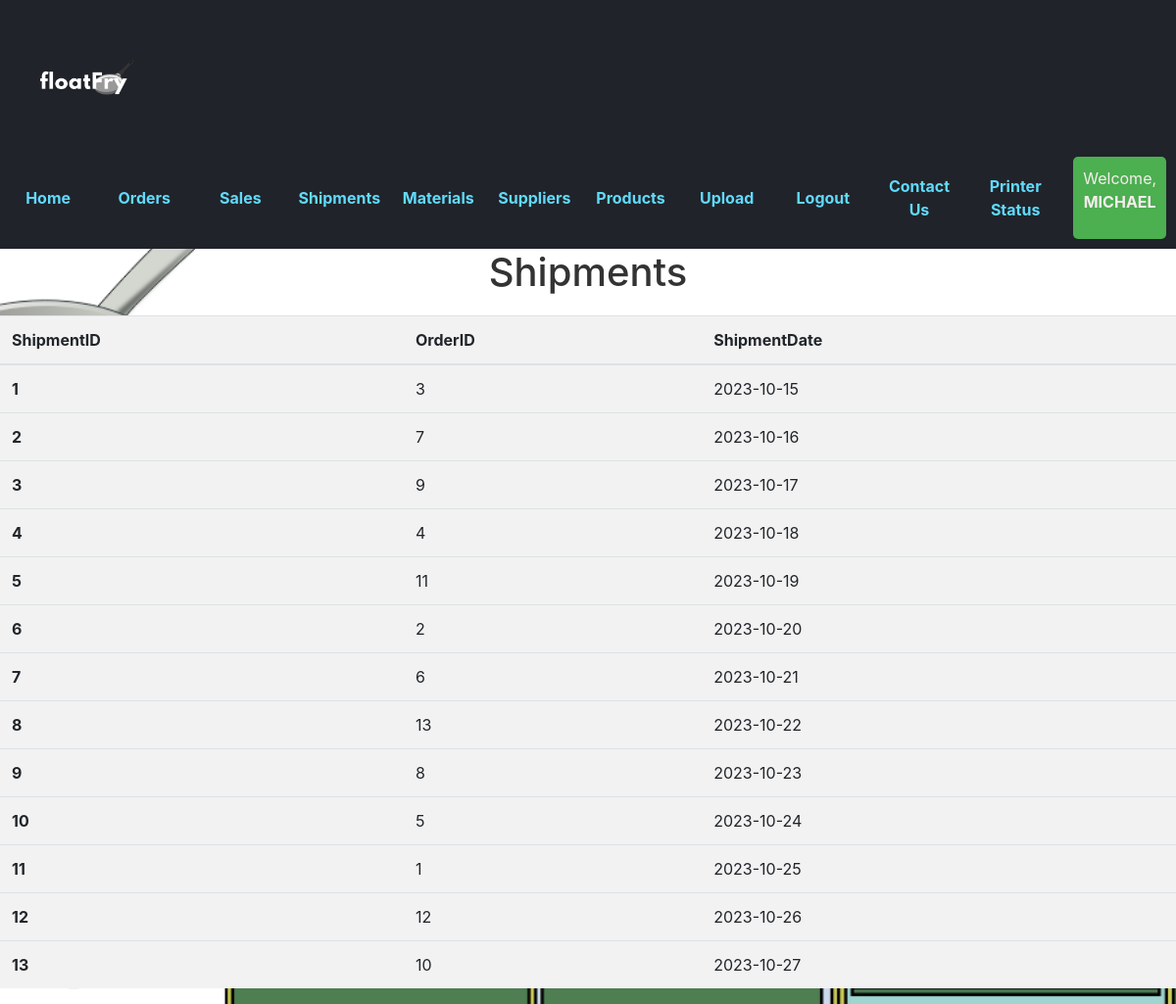
/Shipments (signed in), run on the app's committed database.
### tables this page shows
CREATE TABLE Accounts (
    AccountsID INTEGER PRIMARY KEY AUTOINCREMENT,
    Username VARCHAR(255),
    Admin BOOLEAN,
    RoleID INTEGER,
    Role VARCHAR(255),
    EmployeeID INTEGER, Password VARCHAR(100),
    FOREIGN KEY (RoleID) REFERENCES Roles(RoleID),
    FOREIGN KEY (EmployeeID) REFERENCES Employees(EmployeeID)
);

CREATE TABLE Shipments (
    ShipmentID INT PRIMARY KEY,
    OrderID INT,
    ShipmentDate DATE,
    FOREIGN KEY (OrderID) REFERENCES Orders(OrderID)
);

### Test.py (the view)
@app.route('/Shipments')
def shipments():
    user = get_current_user()
    db = get_db()
    if 'logged_in' in session and session['logged_in'] and user['RoleID'] in [1,2,3,4,5]:
        all_entries_cursor = db.execute('SELECT * FROM Shipments')
        shipments = all_entries_cursor.fetchall()
        return render_template('shipments.html',  user = user, shipments = shipments)
    else:
        return redirect(url_for('login'))

### Test.py (called while the page is built)
def get_current_user():
    user = None
    if "user" in session:
        user = session['user']
        print(user)
        db = get_db()
        user_cursor = db.execute("select * from Accounts where Username = ?", [user])
        user = user_cursor. fetchone()
    return user

### users_database.py (called while the page is built)
def connect_database():
    db_filename = 'FloatFry.db'
    sql =sqlite3.connect(os.path.join('database/', "FloatFry.db"))
    sql.row_factory = sqlite3.Row
    return sql

def get_db():
    if not hasattr(g, 'FloatFry_db'):
        g.FloatFry_db = connect_database()
    return g.FloatFry_db

### templates/shipments.html (shortened to what this page needs)
{%from 'links.html' import links %}
<!DOCTYPE html>
<html lang="en">
<head>
    <link rel="stylesheet" href="{{ url_for('static', filename='styles.css') }}">
    <link rel="stylesheet" href="https://maxcdn.bootstrapcdn.com/bootstrap/4.5.2/css/bootstrap.min.css">
</head>
<body>
    <header>
        <div class="logo">
            <img src="{{ url_for('static', filename='float_fry_logo.png') }}" alt="Float Fry Logo">
        </div>
        <nav>
            {{links(user)}}
        </nav>
    </header>
    <h1>Shipments</h1>
    <table class="table">
        <thead>
          <tr>
            <th scope="col">ShipmentID</th>
            <th scope="col">OrderID</th>
            <th scope="col">ShipmentDate</th>
          </tr>
        </thead>
        <tbody>
            {% if shipments %}
                {% for ship in shipments %}
                    <tr>
                        <th scope="row">{{ ship["ShipmentID"] }}</th>
                        <td>{{ ship["OrderID"] }}</td>
                        <td>{{ ship["ShipmentDate"] }}</td>
                    </tr>
                {% endfor %}
            {% endif %}
        </tbody>
      </table>
</body>
</html>

### templates/links.html (shortened to what this page needs)
{% macro links(user)%}
    <ul>
        {% if user and user['RoleID'] in [5,4]  %}
        <li><a href="{{ url_for('home') }}">Home</a></li>
        <li><a href="{{ url_for('orders') }}">Orders</a></li>
        <li><a href="{{ url_for('sales') }}">Sales</a></li>
        <li><a href="{{ url_for('shipments') }}">Shipments</a></li>
        <li><a href="{{ url_for('materials') }}">Materials</a></li>
        <li><a href="{{ url_for('suppliers') }}">Suppliers</a></li>
        <li><a href="{{ url_for('products') }}">Products</a></li>
        <li><a href="{{ url_for('upload_file') }}">Upload</a></li>
        <li><a href="{{ url_for('logout') }}">Logout</a></li>
        <li><a href="{{ url_for('contact') }}">Contact Us</a></li>
        <li><a href="{{ url_for('viewPrinter') }}">Printer Status</a></li>
        {% endif %}
        <li>
            {% if user %}
                <div class="user-info">
                    <p>Welcome, <span>{{ user['username'] }}</span></p>
                </div>
            {% endif %}
        </li>
    </ul>
{%endmacro%}

### static/styles.css (style rules this page uses)
body { font-family: Arial, sans-serif; background-color: #f0f0f0; margin: 0; padding: 0; background: url('splash.png'); background-size: cover; opacity: 1; }
header { background-color: #20232a; color: #61dafb; padding: 10px; display: flex; justify-content: space-between; align-items: center; }
.logo img { width: 150px; }
nav ul { list-style-type: none; display: flex; gap: 20px; margin: 0; padding: 0; align-items: center; justify-content: space-between; }
nav ul li { flex: 1; text-align: center; }
nav ul li a { text-decoration: none; color: #61dafb; font-weight: bold; transition: color 0.2s; display: block; padding: 10px 0; }
.user-info { background-color: #f9f1f1; color: rgb(0, 0, 0); padding: 5px 10px; border-radius: 5px; }
h1 { text-align: center; margin-top: 50px; font-size: 36px; color: #333; }
.table { width: 100%; border-collapse: collapse; margin-top: 20px; color: rgb(247, 237, 237); background-color: #f2f2f2; }
.user-info { background-color: #4CAF50; color: white; padding: 10px; border-radius: 5px; }
.user-info span { font-weight: bold; }
p { font-size: 16px; color: rgb(247, 237, 237); }

### data on the page
Accounts: username "MICHAEL"
Shipments: ShipmentID "1", OrderID "3", ShipmentDate "2023-10-15"
Shipments: ShipmentID "2", OrderID "7", ShipmentDate "2023-10-16"
Shipments: ShipmentID "3", OrderID "9", ShipmentDate "2023-10-17"
Shipments: ShipmentID "4", OrderID "4", ShipmentDate "2023-10-18"
Shipments: ShipmentID "5", OrderID "11", ShipmentDate "2023-10-19"
Shipments: ShipmentID "6", OrderID "2", ShipmentDate "2023-10-20"
Shipments: ShipmentID "7", OrderID "6", ShipmentDate "2023-10-21"
Shipments: ShipmentID "8", OrderID "13", ShipmentDate "2023-10-22"
Shipments: ShipmentID "9", OrderID "8", ShipmentDate "2023-10-23"
Shipments: ShipmentID "10", OrderID "5", ShipmentDate "2023-10-24"
Shipments: ShipmentID "11", OrderID "1", ShipmentDate "2023-10-25"
Shipments: ShipmentID "12", OrderID "12", ShipmentDate "2023-10-26"
Shipments: ShipmentID "13", OrderID "10", ShipmentDate "2023-10-27"
